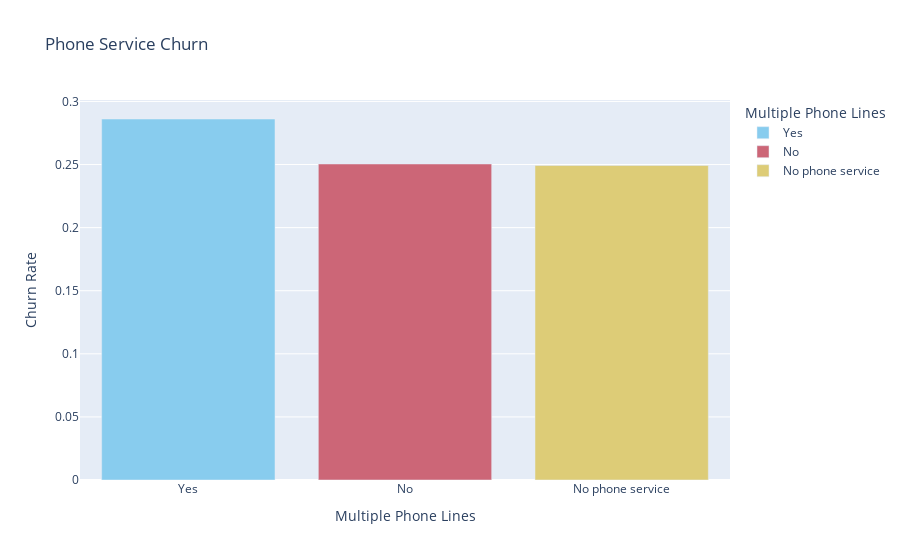

Source (notebook cell):
### Markdown cell above
### Exploring Services Fields

### Code cell
# plotting churn rates of phone services
phone = churn_rate['multiple_lines'].swapaxes(axis1=1, axis2=0).reset_index()
phone_fig = px.bar(phone, x="index", y="churn",
                   color="index",
                   category_orders={'index':['Yes','No','No phone service']},
                   color_discrete_sequence=px.colors.qualitative.Safe,
                   labels={'index':'Multiple Phone Lines','churn':'Churn Rate'},
                   title='Phone Service Churn'
                  )
phone_fig.show()

### Figure 1 — Plotly figure (JSON) as saved in the notebook; plotly's stock layout.template omitted (floating-point values rounded to 4 significant figures)
{"data": [{"alignmentgroup": "True", "hovertemplate": "Multiple Phone Lines=%{x}<br>Churn Rate=%{y}<extra></extra>", "legendgroup": "Yes", "marker": {"color": "rgb(136, 204, 238)", "pattern": {"shape": ""}}, "name": "Yes", "offsetgroup": "Yes", "orientation": "v", "showlegend": true, "textposition": "auto", "type": "bar", "x": ["Yes"], "xaxis": "x", "y": [0.2861], "yaxis": "y"}, {"alignmentgroup": "True", "hovertemplate": "Multiple Phone Lines=%{x}<br>Churn Rate=%{y}<extra></extra>", "legendgroup": "No", "marker": {"color": "rgb(204, 102, 119)", "pattern": {"shape": ""}}, "name": "No", "offsetgroup": "No", "orientation": "v", "showlegend": true, "textposition": "auto", "type": "bar", "x": ["No"], "xaxis": "x", "y": [0.2504], "yaxis": "y"}, {"alignmentgroup": "True", "hovertemplate": "Multiple Phone Lines=%{x}<br>Churn Rate=%{y}<extra></extra>", "legendgroup": "No phone service", "marker": {"color": "rgb(221, 204, 119)", "pattern": {"shape": ""}}, "name": "No phone service", "offsetgroup": "No phone service", "orientation": "v", "showlegend": true, "textposition": "auto", "type": "bar", "x": ["No phone service"], "xaxis": "x", "y": [0.2493], "yaxis": "y"}], "layout": {"autosize": true, "barmode": "relative", "legend": {"title": {"text": "Multiple Phone Lines"}, "tracegroupgap": 0}, "title": {"text": "Phone Service Churn"}, "xaxis": {"anchor": "y", "autorange": true, "categoryarray": ["Yes", "No", "No phone service"], "categoryorder": "array", "domain": [0, 1], "range": [-0.5, 2.5], "title": {"text": "Multiple Phone Lines"}, "type": "category"}, "yaxis": {"anchor": "x", "autorange": true, "domain": [0, 1], "range": [0, 0.3012], "title": {"text": "Churn Rate"}, "type": "linear"}}}
